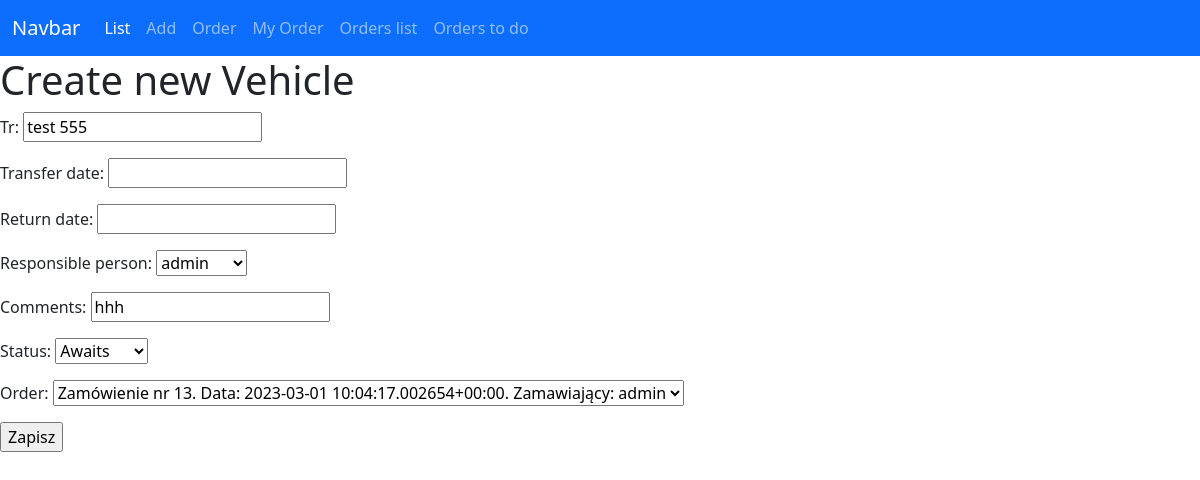
The page /files/update/19/ on the database as committed earlier.
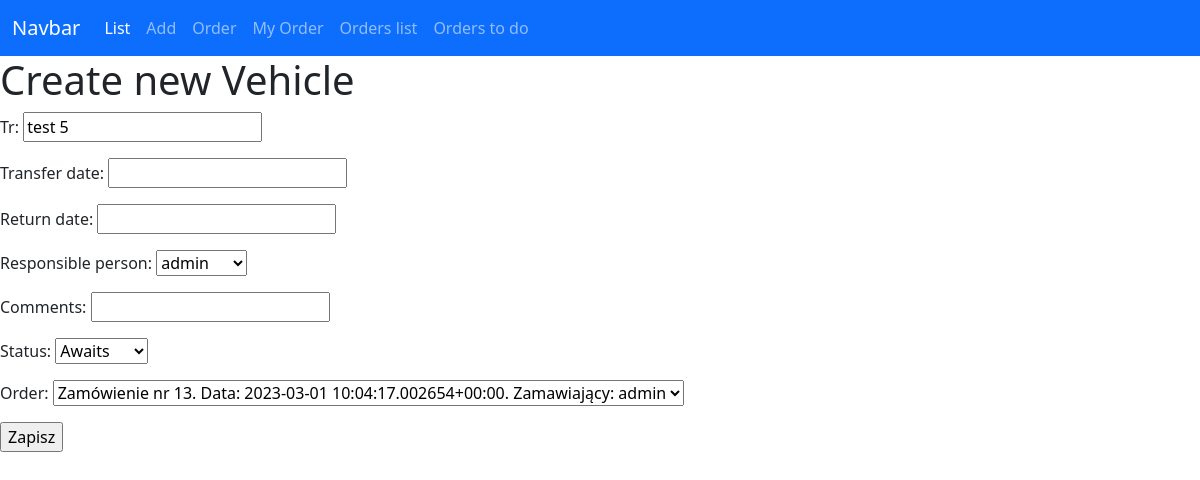
The same page on the database as committed later.
### files/models.py (models this page shows, shortened)
class Vehicle(models.Model):
    tr = models.CharField(max_length=8)
    transfer_date = models.DateTimeField(blank=True, null=True)
    return_date = models.DateTimeField(blank=True, null=True)
    responsible_person = models.ForeignKey(User, related_name="vehicles", on_delete=models.RESTRICT)
    comments = models.CharField(max_length=100)
    LOAN_STATUS = (
        ('a', 'Awaits'),
        ('o', 'On Loan'),
        ('r', 'Returned'),
        ('e', 'rejected')
    )
    status = models.CharField(max_length=1, blank=True, choices=LOAN_STATUS, default='a')
    order = models.ForeignKey(Order, related_name="vehicles", on_delete=models.SET_NULL, null=True)

### files/views.py (the view)
# urls.py: path('update/<int:pk>/', views.VehicleUpdateView.as_view(), name='update_vehicle'),
class VehicleUpdateView(UpdateView):
    model = Vehicle
    fields = '__all__'
    success_url = reverse_lazy('files:orders')

### files/models.py (called while the page is built)
    def __str__(self) -> str:
        return f"Zamówienie nr {self.id}. Data: {self.order_date}. Zamawiający: {self.orderer}"

### files/templates/files/vehicle_form.html (shortened to what this page needs)
{% extends 'home.html' %}
{% block content %}
    <h1>Create new Vehicle</h1>
    <form action="" method="post">
        {{form.as_p}}
        <input type="submit" value="Zapisz">
    </form>
{% endblock content %}

Rows that differ between the two databases and show on the page:
changed Vehicle "admin": tr "test 555" → "test 5"; comments "hhh" → (not shown)
